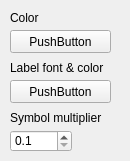
       <widget class="QWidget" name="tab_15">
        <attribute name="title">
         <string>Satellites</string>
        </attribute>
        <widget class="CPushColorButton" name="pushButton_57">
         <property name="geometry">
          <rect>
           <x>10</x>
           <y>30</y>
           <width>101</width>
           <height>23</height>
          </rect>
         </property>
         <property name="text">
          <string>PushButton</string>
         </property>
        </widget>
        <widget class="QLabel" name="label_77">
         <property name="geometry">
          <rect>
           <x>10</x>
           <y>110</y>
           <width>111</width>
           <height>16</height>
          </rect>
         </property>
         <property name="text">
          <string>Symbol multiplier</string>
         </property>
        </widget>
        <widget class="QLabel" name="label_78">
         <property name="geometry">
          <rect>
           <x>10</x>
           <y>10</y>
           <width>111</width>
           <height>16</height>
          </rect>
         </property>
         <property name="text">
          <string>Color</string>
         </property>
        </widget>
        <widget class="CFontColorButton" name="pushButton_58">
         <property name="geometry">
          <rect>
           <x>10</x>
           <y>80</y>
           <width>101</width>
           <height>23</height>
          </rect>
         </property>
         <property name="text">
          <string>PushButton</string>
         </property>
        </widget>
        <widget class="QLabel" name="label_79">
         <property name="geometry">
          <rect>
           <x>10</x>
           <y>60</y>
           <width>101</width>
           <height>16</height>
          </rect>
         </property>
         <property name="text">
          <string>Label font &amp; color</string>
         </property>
        </widget>
        <widget class="QDoubleSpinBox" name="doubleSpinBox_38">
         <property name="geometry">
          <rect>
           <x>10</x>
           <y>130</y>
           <width>62</width>
           <height>22</height>
          </rect>
         </property>
         <property name="decimals">
          <number>1</number>
         </property>
         <property name="minimum">
          <double>0.100000000000000</double>
         </property>
         <property name="maximum">
          <double>3.000000000000000</double>
         </property>
         <property name="singleStep">
          <double>0.250000000000000</double>
         </property>
        </widget>
       </widget>
